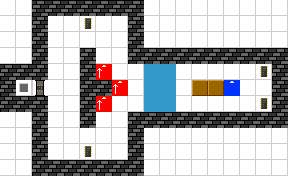

A 2D game scene composited from a Tiled map and its tileset images. What follows is a short description and the map's XML, with every tile layer's data as written:
An orthogonal 18x11 tile map with 16x16 px tiles, 2 tile layers (Tile Layer 1, Tile Layer 2).

<map version="1.0" orientation="orthogonal" width="18" height="11" tilewidth="16" tileheight="16">
 <tileset firstgid="1" source="../../maptiles.tsx" />
 <layer name="Tile Layer 1" width="18" height="11">
  <data encoding="csv">
1,1,2,2,2,2,2,2,2,1,1,1,1,1,1,1,1,1,
1,1,2,1,1,1,1,1,2,1,1,1,1,1,1,1,1,1,
1,1,2,1,1,1,1,1,2,1,1,1,1,1,1,1,1,1,
1,1,2,1,1,2,1,1,2,2,2,2,2,2,2,2,2,2,
2,2,2,1,1,2,1,1,1,3,3,1,1,1,1,1,1,2,
2,33,2684354572,1,1,2,2,1,1,3,3,1,1,1,1,1,1,2,
2,2,2,1,1,2,1,1,1,3,3,1,1,1,1,1,1,2,
1,1,2,1,1,2,1,1,2,2,2,2,2,2,2,2,2,2,
1,1,2,1,1,1,1,1,2,1,1,1,1,1,1,1,1,1,
1,1,2,1,1,1,1,1,2,1,1,1,1,1,1,1,1,1,
1,1,2,2,2,2,2,2,2,1,1,1,1,1,1,1,1,1
</data>
 </layer>
 <layer name="Tile Layer 2" width="18" height="11">
  <data encoding="csv">
0,0,0,0,0,0,0,0,0,0,0,0,0,0,0,0,0,0,
0,0,0,0,0,76,0,0,0,0,0,0,0,0,0,0,0,0,
0,0,0,0,0,0,0,0,0,0,0,0,0,0,0,0,0,0,
0,0,0,0,0,0,0,0,0,0,0,0,0,0,0,0,0,0,
0,0,0,0,0,0,84,0,0,0,0,0,0,0,0,0,76,0,
0,0,0,0,0,0,0,84,0,0,0,0,70,70,81,0,0,0,
0,0,0,0,0,0,84,0,0,0,0,0,0,0,0,0,76,0,
0,0,0,0,0,0,0,0,0,0,0,0,0,0,0,0,0,0,
0,0,0,0,0,0,0,0,0,0,0,0,0,0,0,0,0,0,
0,0,0,0,0,76,0,0,0,0,0,0,0,0,0,0,0,0,
0,0,0,0,0,0,0,0,0,0,0,0,0,0,0,0,0,0
</data>
 </layer>
</map>
